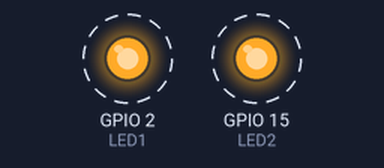
Bench run of a program on a simulated ESP32. Parts: output pins drawn as LEDs (lit = HIGH). Dashed ring = blinking. What the program prints to the serial monitor is not drawn.

Above: at 0.1 s.
Timing chart, 0 to 3.0 s (numbered marks = the images above):
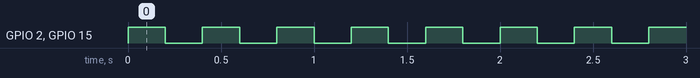

Measured:
- by itself, GPIO 2 (LED1), GPIO 15 (LED2): alternates HIGH for 0.20 s and LOW for 0.20 s

The program:

main.cpp
```cpp
/**************************************
* Exemplo para passagem de paramentos na criacão da task
* Por: Flávio Sanches
* Data: 01/2026
***************************************/
/*Biblioteca do Arduino*/
#include <Arduino.h>
/*Biblioteca do FreeRTOS*/
#include <freertos/FreeRTOS.h>
#include <freertos/task.h>

/*mapeamento de pinos*/
#define LED1 2
#define LED2 15

/*Variaveis para armazenamento do handle das tasks*/
TaskHandle_t task1Handle = NULL;
TaskHandle_t task2Handle = NULL;
TaskHandle_t task3Handle = NULL;

/*protótipos das Task*/

void vTaskBlink( void * pvParameters );
void vTask2( void * pvParameters );

/*variaveis auxiliares*/
int valor = 500;

void setup() {
    Serial.begin(9600);
    pinMode(LED1, OUTPUT);
    pinMode(LED2, OUTPUT);

    xTaskCreate(vTaskBlink, "TASK1", configMINIMAL_STACK_SIZE, (void*)LED1, 1, &task1Handle);
    xTaskCreate(vTask2, "TASK2", configMINIMAL_STACK_SIZE+1024, (void*)valor, 2, &task2Handle);
    xTaskCreate(vTaskBlink, "TASK1", configMINIMAL_STACK_SIZE, (void*)LED2, 1, &task3Handle);
}


void loop() {
  vTaskDelay(3000);
}

void vTaskBlink( void * pvParameters )
{
    int pin = (int) pvParameters;
    pinMode(pin, OUTPUT);
    while(1)
    {
        digitalWrite(pin, !digitalRead(pin)); // Inverte o estado do LED
        vTaskDelay(pdMS_TO_TICKS(200)); // Aguarda 200 ms;

    }
}

void vTask2( void * pvParameters ){
  int cont = (int) pvParameters;
    while(1){
        Serial.println("TASK 2: "+String(cont++));
        vTaskDelay(pdMS_TO_TICKS(1000)); // Aguarda 1000 ms;
    }
}
```
